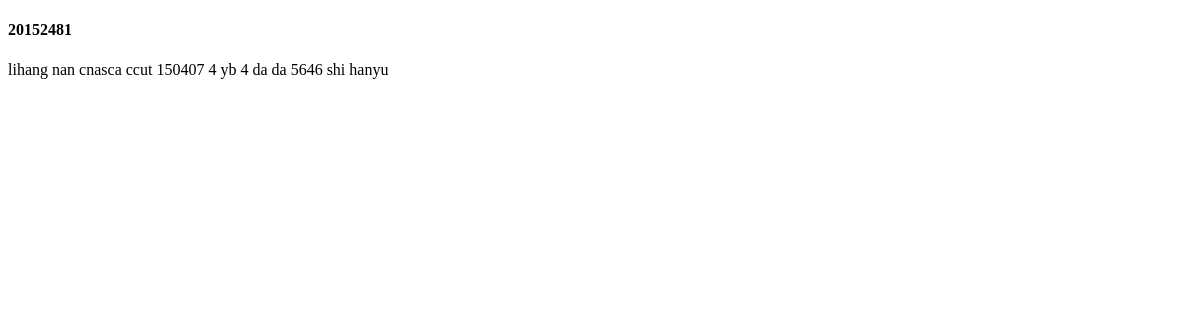
The app's page /student_massage_show/ (signed in), older data.
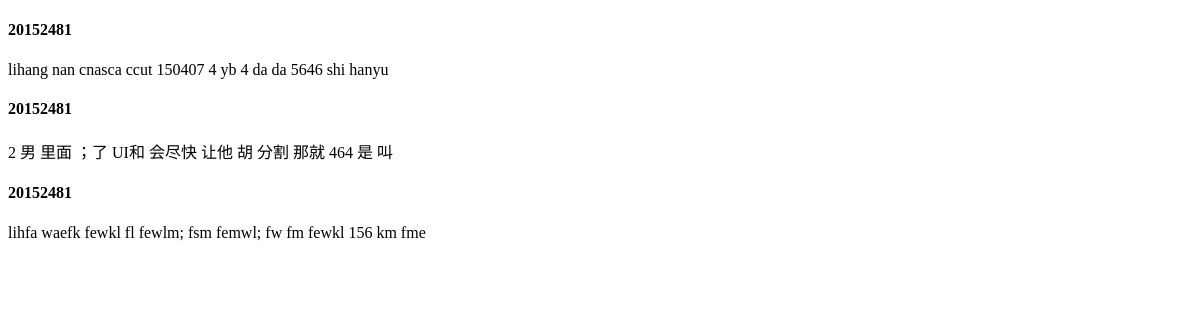
The same page, newer data.
### student/models.py (models this page shows, shortened)
class student_personal_massage(models.Model):
    student_id = models.CharField(max_length=8,verbose_name='学号')
    name = models.CharField(max_length=10, verbose_name='姓名')
    sex = models.CharField(max_length=10, blank=True, verbose_name='性别')
    family_address = models.CharField(max_length=50,default=None, blank=True, verbose_name='家庭住址')
    academy = models.CharField(max_length=15,default=None, blank=True, verbose_name='学院')
    class_num = models.CharField(max_length=100, blank=True, verbose_name='班级')
    train_level = models.CharField(max_length=5,blank=True,verbose_name='学制',help_text='本科/专科')
    registered_residence = models.CharField(max_length=20, verbose_name='入学前户口')
    length_of_schooling = models.CharField(max_length=10, verbose_name='学制', help_text='例如四年/三年')
    Political_level = models.CharField(max_length=20, verbose_name='政治面貌')
    graduated_high_school = models.CharField(max_length=20, verbose_name='高中毕业学校')
    graduation_grades = models.IntegerField(verbose_name='高考总分')
    single_kinds = models.CharField(max_length=5, verbose_name='是否独生子女')
    study_way = models.CharField(max_length=15, verbose_name='入学前授课方式', help_text='汉语/其他语言')

### student/views.py (the view)
# urls.py: url(r'^student_massage_show/',s_views.student_massage_page,name='stu_page'),
def student_massage_page(request):
    from .models import student_personal_massage
    students = student_personal_massage.objects.filter(student_id=request.user)
    return render(request,'student/parsonal_passage_show.html',{'students':students})

### templates/student/parsonal_passage_show.html (shortened to what this page needs)
<!DOCTYPE html>
<html lang="zh-han">
<head>
</head>
<body>
{% if user.is_authenticated %}
{% for student in students %}
    {% if student.student_id == user.username %}
    <h4>{{ student.student_id }}</h4>
    {{ student.name }}
    {{ student.sex }}
    {{ student.family_address }}
    {{ student.academy }}
    {{ student.class_num }}
    {{ student.train_level }}
    {{ student.registered_residence }}
    {{ student.length_of_schooling }}
    {{ student.Political_level }}
    {{ student.graduated_high_school }}
    {{ student.graduation_grades }}
    {{ student.single_kinds }}
    {{ student.study_way }}
    {% else %}
        <h3>你尚未登录</h3>
    {% endif %}
{% endfor %}
{% endif %}
</body>
</html>

Row changes from the older to the newer data that the page shows:
added student_personal_massage: student_id "20152481", name "2", sex "男", family_address "里面", academy "；了", class_num "UI和", train_level "会尽快", registered_residence "让他", length_of_schooling "胡", Political_level "分割", graduated_high_school "那就", graduation_grades "464", single_kinds "是", study_way "叫"
added student_personal_massage: student_id "20152481", name "lihfa", sex "waefk", family_address "fewkl", academy "fl", class_num "fewlm;", train_level "fsm", registered_residence "femwl;", length_of_schooling "fw", Political_level "fm", graduated_high_school "fewkl", graduation_grades "156", single_kinds "km", study_way "fme"
